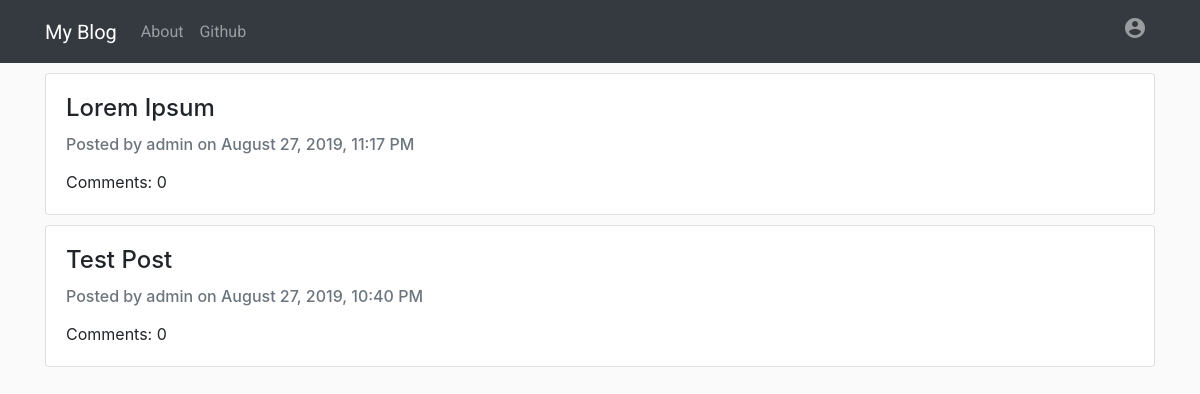
The app's page /, older data.
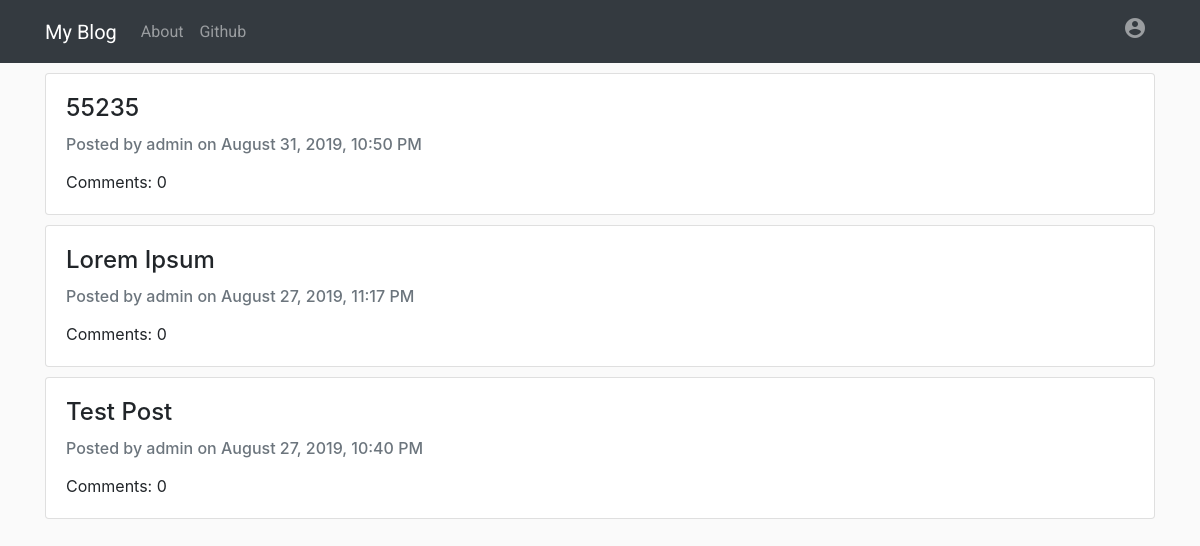
The same page, newer data.
### blog/models.py (models this page shows, shortened)
class Post(models.Model):
    author = models.ForeignKey(User, on_delete = models.CASCADE)
    title = models.CharField(max_length = 200)
    text = models.TextField()
    create_date = models.DateTimeField(default = timezone.now)
    published_date = models.DateTimeField(blank = True, null = True)
    def approve_comments(self):
        return self.comments.filter(approved_comment = True)

### blog/views.py (the view)
# urls.py: path('', views.PostListView.as_view(), name = 'post_list'),
class PostListView(ListView):
    model = Post
    def get_queryset(self):
        return Post.objects.filter(published_date__lte = timezone.now()).order_by('-published_date')

### blog/templates/blog/post_list.html
{% extends 'blog/base.html' %}
{% block content %}
<div class="centerstage">
    {% for post in post_list %}
        <a class="custom-card" href="{% url 'post_detail' pk=post.pk %}">
            <div class="card post">
                <div class="card-body">
                    <h4 class="card-title">{{ post.title }}</h4>
                    <h6 class="class-subtitle mb-2 text-muted">
                        <p>Posted by {{ post.author }} on {{ post.published_date|date:"F d, Y, f A " }}</p>
                    </h6>
                    Comments: {{ post.approve_comments.count }}
                </div>
            </div>
        </a>
    {% empty %}
        <p>There's nothing in here..</p>
    {% endfor %}
</div>
{% endblock %}

### blog/templates/blog/base.html (shortened to what this page needs)
<!DOCTYPE html>
{% load staticfiles %}
<html lang="en">
<head>
    <link rel="stylesheet" href="https://stackpath.bootstrapcdn.com/bootstrap/4.3.1/css/bootstrap.min.css">
    <link href="https://cdnjs.cloudflare.com/ajax/libs/summernote/0.8.12/summernote-bs4.css" rel="stylesheet">
    <link rel="stylesheet" href="{% static 'css/blog.css' %}">
</head>
<body>
    <nav class="navbar navbar-expand-lg navbar-dark bg-dark techfont">
        <div class="container">
            <a class="navbar-brand" href="{% url 'post_list' %}">My Blog</a>
            <div class="collapse navbar-collapse" id="navbarNav">
                <ul class="navbar-nav">
                    <li class="nav-item">
                        <a class="nav-link" href="{% url 'about' %}">About</a>
                    </li>
                    <li class="nav-item">
                        <a class="nav-link" href="https://github.com/kennethalberto/blog-project">Github</a>
                    </li>
                </ul>
                <div class="navbar-collapse collapse w-100 order-3 dual-collapse2">
                    <ul class="navbar-nav ml-auto">
                        {% if user.is_authenticated %}
                            <li class="nav-item">
                                <a class="nav-link" href="{% url 'post_new' %}">New Post</a>
                            </li>
                            <li class="nav-item">
                                <a class="nav-link" href="{% url 'post_draft_list' %}">Drafts</a>
                            </li>
                            <li class="nav-item">
                                <a class="nav-link" href="{% url 'logout' %}">Logout</a>
                            </li>
                            <li class="nav-item">
                                <a class="nav-link">{{ user.username }}</a>
                            </li>
                        {% else %}
                            <li class="nav-item">
                                <a class='nav navbar-right nav-link' href="{% url 'login' %}">
                                    <i class="material-icons">
                                    </i>
                                </a>
                            </li>
                        {% endif %}
                    </ul>
                </div>
            </div>
        </div>
    </nav>
    <div class="content container">
        <div class="row">
            <div class="col-md-12">
                <div class="blog_posts">
                    {% block content%}
                    {% endblock %}
                </div>
            </div>
        </div>
    </div>
</body>
</html>

### blog/static/css/blog.css (style rules this page uses)
body { background: #FAFAFA; }
.techfont { font-family: 'Roboto', sans-serif; margin-bottom: 10px; }
.centerstage { margin-left: auto; margin-right: auto; }
.post { margin-bottom: 10px; }
a.custom-card, a.custom-card:hover { color: inherit; text-decoration: none; }

Row changes from the older to the newer data that the page shows:
added Post: title "55235", author "admin", published_date "August 31, 2019, 10:50 PM", approve_comments.count "0"
